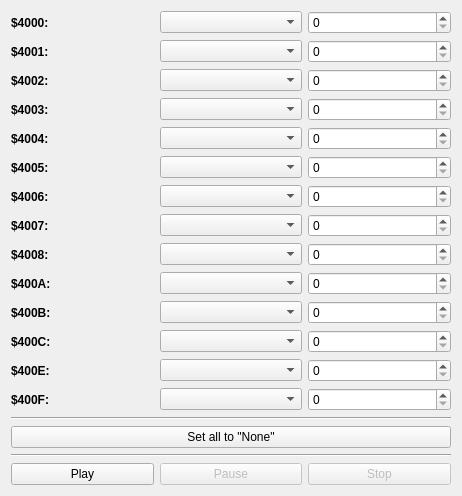
<?xml version="1.0" encoding="UTF-8"?>
<ui version="4.0">
 <class>CMainWidget</class>
 <widget class="QWidget" name="CMainWidget">
  <property name="geometry">
   <rect>
    <x>0</x>
    <y>0</y>
    <width>462</width>
    <height>445</height>
   </rect>
  </property>
  <property name="windowTitle">
   <string>PurrFX procedural audio</string>
  </property>
  <layout class="QVBoxLayout" name="layMain">
   <item>
    <layout class="QGridLayout" name="layOptions">
     <item row="7" column="1">
      <widget class="QComboBox" name="cbxRegister4006Mode"/>
     </item>
     <item row="2" column="0">
      <widget class="QLabel" name="lblRegister4001">
       <property name="font">
        <font>
         <weight>75</weight>
         <bold>true</bold>
        </font>
       </property>
       <property name="text">
        <string>$4001:</string>
       </property>
      </widget>
     </item>
     <item row="14" column="1">
      <widget class="QComboBox" name="cbxRegister400FMode"/>
     </item>
     <item row="8" column="2">
      <widget class="QSpinBox" name="spbRegister4007Value">
       <property name="maximum">
        <number>255</number>
       </property>
       <property name="displayIntegerBase">
        <number>16</number>
       </property>
      </widget>
     </item>
     <item row="9" column="2">
      <widget class="QSpinBox" name="spbRegister4008Value">
       <property name="maximum">
        <number>255</number>
       </property>
       <property name="displayIntegerBase">
        <number>16</number>
       </property>
      </widget>
     </item>
     <item row="5" column="2">
      <widget class="QSpinBox" name="spbRegister4004Value">
       <property name="maximum">
        <number>255</number>
       </property>
       <property name="displayIntegerBase">
        <number>16</number>
       </property>
      </widget>
     </item>
     <item row="1" column="1">
      <widget class="QComboBox" name="cbxRegister4000Mode"/>
     </item>
     <item row="2" column="1">
      <widget class="QComboBox" name="cbxRegister4001Mode"/>
     </item>
     <item row="5" column="0">
      <widget class="QLabel" name="lblRegister4004">
       <property name="font">
        <font>
         <weight>75</weight>
         <bold>true</bold>
        </font>
       </property>
       <property name="text">
        <string>$4004:</string>
       </property>
      </widget>
     </item>
     <item row="3" column="1">
      <widget class="QComboBox" name="cbxRegister4002Mode"/>
     </item>
     <item row="11" column="2">
      <widget class="QSpinBox" name="spbRegister400BValue">
       <property name="maximum">
        <number>255</number>
       </property>
       <property name="displayIntegerBase">
        <number>16</number>
       </property>
      </widget>
     </item>
     <item row="4" column="0">
      <widget class="QLabel" name="lblRegister4003">
       <property name="font">
        <font>
         <weight>75</weight>
         <bold>true</bold>
        </font>
       </property>
       <property name="text">
        <string>$4003:</string>
       </property>
      </widget>
     </item>
     <item row="12" column="1">
      <widget class="QComboBox" name="cbxRegister400CMode"/>
     </item>
     <item row="11" column="1">
      <widget class="QComboBox" name="cbxRegister400BMode"/>
     </item>
     <item row="10" column="1">
      <widget class="QComboBox" name="cbxRegister400AMode"/>
     </item>
     <item row="12" column="0">
      <widget class="QLabel" name="lblRegister400C">
       <property name="font">
        <font>
         <weight>75</weight>
         <bold>true</bold>
        </font>
       </property>
       <property name="text">
        <string>$400C:</string>
       </property>
      </widget>
     </item>
     <item row="11" column="0">
      <widget class="QLabel" name="lblRegister400B">
       <property name="font">
        <font>
         <weight>75</weight>
         <bold>true</bold>
        </font>
       </property>
       <property name="text">
        <string>$400B:</string>
       </property>
      </widget>
     </item>
     <item row="14" column="2">
      <widget class="QSpinBox" name="spbRegister400FValue">
       <property name="maximum">
        <number>255</number>
       </property>
       <property name="displayIntegerBase">
        <number>16</number>
       </property>
      </widget>
     </item>
     <item row="10" column="0">
      <widget class="QLabel" name="lblRegister400A">
       <property name="font">
        <font>
         <weight>75</weight>
         <bold>true</bold>
        </font>
       </property>
       <property name="text">
        <string>$400A:</string>
       </property>
      </widget>
     </item>
     <item row="7" column="0">
      <widget class="QLabel" name="lblRegister4006">
       <property name="font">
        <font>
         <weight>75</weight>
         <bold>true</bold>
        </font>
       </property>
       <property name="text">
        <string>$4006:</string>
       </property>
      </widget>
     </item>
     <item row="3" column="2">
      <widget class="QSpinBox" name="spbRegister4002Value">
       <property name="maximum">
        <number>255</number>
       </property>
       <property name="displayIntegerBase">
        <number>16</number>
       </property>
      </widget>
     </item>
     <item row="2" column="2">
      <widget class="QSpinBox" name="spbRegister4001Value">
       <property name="maximum">
        <number>255</number>
       </property>
       <property name="displayIntegerBase">
        <number>16</number>
       </property>
      </widget>
     </item>
     <item row="1" column="0">
      <widget class="QLabel" name="lblRegister4000">
       <property name="font">
        <font>
         <weight>75</weight>
         <bold>true</bold>
        </font>
       </property>
       <property name="text">
        <string>$4000:</string>
       </property>
      </widget>
     </item>
     <item row="14" column="0">
      <widget class="QLabel" name="lblRegister400F">
       <property name="font">
        <font>
         <weight>75</weight>
         <bold>true</bold>
        </font>
       </property>
       <property name="text">
        <string>$400F:</string>
       </property>
      </widget>
     </item>
     <item row="6" column="2">
      <widget class="QSpinBox" name="spbRegister4005Value">
       <property name="maximum">
        <number>255</number>
       </property>
       <property name="displayIntegerBase">
        <number>16</number>
       </property>
      </widget>
     </item>
     <item row="12" column="2">
      <widget class="QSpinBox" name="spbRegister400CValue">
       <property name="maximum">
        <number>255</number>
       </property>
       <property name="displayIntegerBase">
        <number>16</number>
       </property>
      </widget>
     </item>
     <item row="9" column="1">
      <widget class="QComboBox" name="cbxRegister4008Mode"/>
     </item>
     <item row="8" column="1">
      <widget class="QComboBox" name="cbxRegister4007Mode"/>
     </item>
     <item row="5" column="1">
      <widget class="QComboBox" name="cbxRegister4004Mode"/>
     </item>
     <item row="7" column="2">
      <widget class="QSpinBox" name="spbRegister4006Value">
       <property name="maximum">
        <number>255</number>
       </property>
       <property name="displayIntegerBase">
        <number>16</number>
       </property>
      </widget>
     </item>
     <item row="13" column="1">
      <widget class="QComboBox" name="cbxRegister400EMode"/>
     </item>
     <item row="1" column="2">
      <widget class="QSpinBox" name="spbRegister4000Value">
       <property name="maximum">
        <number>255</number>
       </property>
       <property name="displayIntegerBase">
        <number>16</number>
       </property>
      </widget>
     </item>
     <item row="9" column="0">
      <widget class="QLabel" name="lblRegister4008">
       <property name="font">
        <font>
         <weight>75</weight>
         <bold>true</bold>
        </font>
       </property>
       <property name="text">
        <string>$4008:</string>
       </property>
      </widget>
     </item>
     <item row="6" column="0">
      <widget class="QLabel" name="lblRegister4005">
       <property name="font">
        <font>
         <weight>75</weight>
         <bold>true</bold>
        </font>
       </property>
       <property name="text">
        <string>$4005:</string>
       </property>
      </widget>
     </item>
     <item row="3" column="0">
      <widget class="QLabel" name="lblRegister4002">
       <property name="font">
        <font>
         <weight>75</weight>
         <bold>true</bold>
        </font>
       </property>
       <property name="text">
        <string>$4002:</string>
       </property>
      </widget>
     </item>
     <item row="6" column="1">
      <widget class="QComboBox" name="cbxRegister4005Mode"/>
     </item>
     <item row="13" column="0">
      <widget class="QLabel" name="lblRegister400E">
       <property name="font">
        <font>
         <weight>75</weight>
         <bold>true</bold>
        </font>
       </property>
       <property name="text">
        <string>$400E:</string>
       </property>
      </widget>
     </item>
     <item row="8" column="0">
      <widget class="QLabel" name="lblRegister4007">
       <property name="font">
        <font>
         <weight>75</weight>
         <bold>true</bold>
        </font>
       </property>
       <property name="text">
        <string>$4007:</string>
       </property>
      </widget>
     </item>
     <item row="10" column="2">
      <widget class="QSpinBox" name="spbRegister400AValue">
       <property name="maximum">
        <number>255</number>
       </property>
       <property name="displayIntegerBase">
        <number>16</number>
       </property>
      </widget>
     </item>
     <item row="13" column="2">
      <widget class="QSpinBox" name="spbRegister400EValue">
       <property name="maximum">
        <number>255</number>
       </property>
       <property name="displayIntegerBase">
        <number>16</number>
       </property>
      </widget>
     </item>
     <item row="4" column="2">
      <widget class="QSpinBox" name="spbRegister4003Value">
       <property name="maximum">
        <number>255</number>
       </property>
       <property name="displayIntegerBase">
        <number>16</number>
       </property>
      </widget>
     </item>
     <item row="4" column="1">
      <widget class="QComboBox" name="cbxRegister4003Mode"/>
     </item>
    </layout>
   </item>
   <item>
    <widget class="Line" name="line_2">
     <property name="orientation">
      <enum>Qt::Horizontal</enum>
     </property>
    </widget>
   </item>
   <item>
    <layout class="QHBoxLayout" name="layQuickSetup">
     <item>
      <widget class="QPushButton" name="btnNone">
       <property name="text">
        <string>Set all to &quot;None&quot;</string>
       </property>
      </widget>
     </item>
    </layout>
   </item>
   <item>
    <widget class="Line" name="line">
     <property name="orientation">
      <enum>Qt::Horizontal</enum>
     </property>
    </widget>
   </item>
   <item>
    <layout class="QHBoxLayout" name="layControl">
     <item>
      <widget class="QPushButton" name="btnPlay">
       <property name="enabled">
        <bool>true</bool>
       </property>
       <property name="text">
        <string>Play</string>
       </property>
      </widget>
     </item>
     <item>
      <widget class="QPushButton" name="btnPause">
       <property name="enabled">
        <bool>false</bool>
       </property>
       <property name="text">
        <string>Pause</string>
       </property>
      </widget>
     </item>
     <item>
      <widget class="QPushButton" name="btnStop">
       <property name="enabled">
        <bool>false</bool>
       </property>
       <property name="text">
        <string>Stop</string>
       </property>
      </widget>
     </item>
    </layout>
   </item>
  </layout>
 </widget>
 <resources/>
 <connections/>
</ui>
